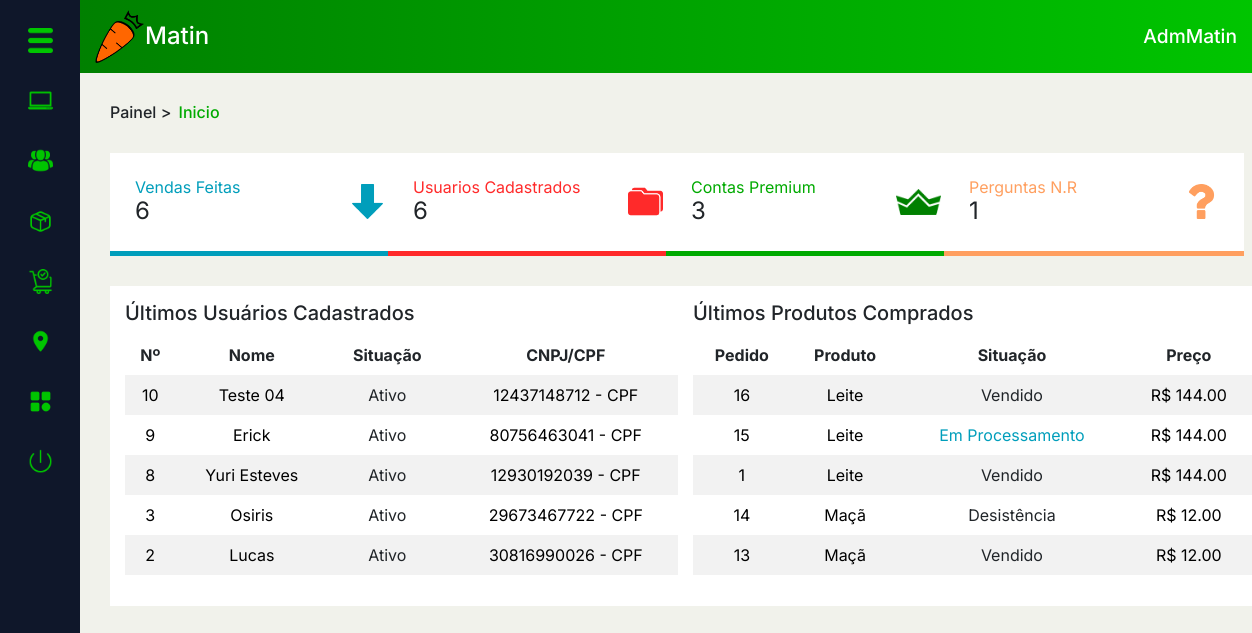
The app's page /PAGES/dashboard.php (signed in) with its own data.
### tables this page shows
CREATE TABLE `usuario` (
  `idUsu` int(11) NOT NULL,
  `nome_usu` varchar(50) NOT NULL,
  `ativo` enum('0','1') NOT NULL DEFAULT '1',
  `data_criacao` date NOT NULL,
  `email_usu` varchar(100) NOT NULL,
  `senha_usu` varchar(45) NOT NULL,
  `tel_usu` varchar(45) NOT NULL,
  `fotos_usu` varchar(45) NOT NULL DEFAULT 'sem_foto.png',
  `premium` enum('0','1') NOT NULL,
  `NR` varchar(45) NOT NULL,
  `comp` varchar(45) NOT NULL,
  `TCIR` enum('CPF','CNPJ') NOT NULL,
  `NRCIR` varchar(45) NOT NULL,
  `nvl_usu` enum('A','F','C') NOT NULL DEFAULT 'C',
  `Local_CEP` int(11) NOT NULL,
  `tipoLocal` enum('casa','trabalho') NOT NULL,
  `infoAddLocal` varchar(100) NOT NULL,
  `qnt_vendas_usuario` int(11) NOT NULL DEFAULT 0,
  `visto_por_ultimo` datetime DEFAULT NULL,
  `usu_online` tinyint(1) DEFAULT 0
);

CREATE TABLE `npedido` (
  `idNPedido` int(11) NOT NULL,
  `situacao` enum('CF','CA','CNR','A') NOT NULL,
  `data_criacao` date NOT NULL,
  `qnt_pedida` int(11) NOT NULL,
  `tipoqnt_ped` enum('kg','unid') NOT NULL,
  `idProduto` int(11) NOT NULL,
  `idUsuComprador` int(11) NOT NULL,
  `idUsuVendedor` int(11) NOT NULL
);

CREATE TABLE `produto` (
  `idProduto` int(11) NOT NULL,
  `nome_prod` varchar(100) NOT NULL,
  `qnt_prod_estoque` int(11) NOT NULL,
  `data_criacao_prod` date NOT NULL,
  `preco_prod` decimal(5,2) NOT NULL,
  `fotos_prod` varchar(100) NOT NULL DEFAULT 'sem_foto.png',
  `qnt_vendas` int(11) NOT NULL,
  `promocao` int(11) DEFAULT NULL,
  `parcela` int(11) DEFAULT NULL,
  `idCategoria` int(11) NOT NULL
);

### MODEL/autenticacao.php (called while the page is built, shortened)
<?php
function pegarIDUsuario(){
    return $_SESSION['idUsu'];
}
?>

### PAGES/DASHBOARD/dash_ini.php (the view, shortened to what this page needs)
<?php
if ($idUsu == '1') {
?>
    <div class="container-main">
        <div class="info-tela">
            <div class="local">
                <h6><a href="../DASHBOARD/adminDash.php">Painel</a> > <mark>Inicio</mark></h6>
            </div>
        </div>
        <div class="card-encl">
            <div class="row">
                <div class="col-md-3">
                    <?php
                    $selectQ = "SELECT * FROM NPedido";
                    $selectP = $cx->prepare($selectQ);
                    $selectP->execute();
                    $RC = $selectP->rowCount();
                    ?>
                    <div class="cardS azul">
                        <div class="card-title">
                            <h6 class="azulT">Vendas Feitas</h6>
                            <h4><?php echo $RC ?></h4>
                        </div>
                        <div class="card-foto">
                            <img src="../IMAGES/down-arrow.png" alt="">
                        </div>
                    </div>
                </div>
                <div class="col-md-3">
                    <div class="cardS vermelho">
                        <?php
                        $selectQ = "SELECT * FROM usuario";
                        $selectP = $cx->prepare($selectQ);
                        $selectP->execute();
                        $total = $selectP->rowCount();
                        ?>
                        <div class="card-title">
                            <h6 class="vermelhoT">Usuarios Cadastrados</h6>
                            <?php echo "<h4>$total</h4>"; ?>
                        </div>
                        <div class="card-foto">
                            <img src="../IMAGES/folder.png" alt="">
                        </div>
                    </div>
                </div>
                <div class="col-md-3">
                    <div class="cardS verde">
                        <?php
                        $selectQ = "SELECT * FROM usuario WHERE premium = '1'";
                        $selectP = $cx->prepare($selectQ);
                        $selectP->execute();
                        $total = $selectP->rowCount();
                        ?>
                        <div class="card-title">
                            <h6 class="verdeT">Contas Premium</h6>
                            <?php echo "<h4>$total</h4>"; ?>
                        </div>
                        <div class="card-foto">
                            <img src="../IMAGES/coroaPremium.png" alt="" id="fotocard">
                        </div>
                    </div>
                </div>
                <div class="col-md-3">
                    <?php
                    $selectQ = "SELECT * FROM usuario_has_pergunta";
                    $selectP = $cx->prepare($selectQ);
                    $selectP->execute();
                    $total = $selectP->rowCount();
                    ?>
                    <div class="cardS laranja">
                        <div class="card-title">
                            <h6 class="laranjaT">Perguntas N.R</h6>
                            <h4><?php echo $total; ?></h4>
                        </div>
                        <div class="card-foto">
                            <img src="../IMAGES/question-sign.png" alt="">
                        </div>
                    </div>
                </div>
            </div>
        </div>
        <div class="listas">
            <div class="row" style="display: flex; justify-content: space-between !important; ">
                <div class="col-md-6">
                    <div class="listUsu">
                        <h5>Últimos Usuários Cadastrados</h5>
                        <table class="table table-striped">
                            <thead>
                                <tr>
                                    <th scope="col">Nº</th>
                                    <th scope="col">Nome</th>
                                    <th scope="col">Situação</th>
                                    <th scope="col">CNPJ/CPF</th>
                                </tr>
                            </thead>
                            <tbody>
                                <?php
                                $selectP = "SELECT * FROM usuario ORDER BY idUsu DESC LIMIT 5";
                                $selectP = $cx->prepare($selectP);
                                $selectP->setFetchMode(PDO::FETCH_ASSOC);
                                $selectP->execute();
                                $total = $selectP->rowCount();
                                if ($total == 0) {
                                    echo "<p class='txtVermelho'>Não há registros no momento...</p>";
                                } else {
                                    while ($dados = $selectP->fetch()) {
                                        echo "<tr>";
                                        echo "<td scope='row'>{$dados['idUsu']}</td>";
                                        echo "<td>{$dados['nome_usu']}</td>";
                                        if ($dados['ativo'] == 1) {
                                            echo "<td class='txtVerde'>Ativo</td>";
                                        } else {
                                            echo "<td class='txtVermelho'>Bloqueado</td>";
                                        }
                                        echo "<td>{$dados['NRCIR']} - {$dados['TCIR']}</td>";
                                        echo "</tr>";
                                    }
                                }
                                ?>
                            </tbody>
                        </table>
                    </div>
                </div>
                <div class="col-md-6">
                    <div class="prodlist">
                        <h5>Últimos Produtos Comprados</h5>
                        <table class="table table-striped">
                            <thead>
                                <tr>
                                    <th scope="col">Pedido</th>
                                    <th scope="col">Produto</th>
                                    <th scope="col">Situação</th>
                                    <th scope="col">Preço</th>
                                </tr>
                            </thead>
                            <tbody>
                                <?php
                                $selectP = "SELECT * from npedido n INNER JOIN produto p ON n.idProduto = p.idProduto ORDER BY n.idProduto DESC LIMIT 5";
                                $selectP = $cx->prepare($selectP);
                                $selectP->setFetchMode(PDO::FETCH_ASSOC);
                                $selectP->execute();
                                $total = $selectP->rowCount();
                                if ($total == 0) {
                                    echo "<p class='txtVermelho'>Não há registros no momento...</p>";
                                } else {
                                    while ($dados = $selectP->fetch()) {
                                        echo "<tr>";
                                        echo "<td scope='row'>{$dados['idNPedido']}</td>";
                                        echo "<td>{$dados['nome_prod']}</td>";
                                        if ($dados['situacao'] == 'CNR') {
                                            echo "<td class='txtVermelho'>Desistência</td>";
                                        } elseif ($dados['situacao'] == 'CF') {
                                            echo "<td class='txtVerde'>Vendido</td>";
                                        } elseif ($dados['situacao'] == 'A') {
                                            echo "<td class='txtAzul'>Em Processamento</td>";
                                        }
                                        echo "<td>R$ {$dados['preco_prod']}</td>";
                                        echo "</tr>";
                                    }
                                }
                                ?>
                            </tbody>
                        </table>
                    </div>
                </div>
            </div>
        </div>
    </div>
<?php } ?>

### PAGES/DASHBOARD/headerDash.php (shortened to what this page needs)
<?php
if (isset($idUsu)) {
    $selectQ = "SELECT * FROM usuario WHERE idUsu = $idUsu";
    $selectP = $cx->prepare($selectQ);
    $selectP->execute();
    $dados = $selectP->fetch(PDO::FETCH_ASSOC);
}
?>
<nav class="d-flex justify-content-between align-items-center header">
    <a href="../index.php">
        <div class="logo">
            <figure>
                <img src="../IMAGES/matin-logo-png.png" alt="Matin">
            </figure>
            <h1>Matin</h1>
        </div>
    </a>
    <div class="usuario">
        <h1><?php echo $dados['nome_usu'] ?></h1>
    </div>
</nav>

### ASSETS/GERAL.css (style rules this page uses)
:root { --preto00: black; --pretoAzulado: #0F172A; --branco00: white; --cinza00: #C1C1C1; --cinza01: #898989; --cinza02: #D9D9D9; --cinza03: #EAEAEA; --cinza04: #ABABAB; --laranja00: #FF6600; --laranja01: #FF9F5F; --laranjaClaro: #FFE0CC; --laranjaPressed: #d66215; --vermelho00: #FF2A2A; --vermelhoAviso: #B00000; --azulClaro: #009EBB; --verde00: #008000; --verde01: #00C500; --verde02: #00AA00; --verdePressed: #035f03; --bege00: #F1F2EB; --bege01: #F5FBEF; --bege02: #E5E0E0; --bege03: #F2EEEB; --fonte01: 'Inter', serif; }

### ASSETS/PAGINAS-CSS/dashboard.css (style rules this page uses)
body { background-color: var(--bege00) !important; }

### PAGES/DASHBOARD/sidebarDash.php (style rules this page uses)
h6, h5 { margin: 0 !important; }
img { width: 25px; }

### PAGES/DASHBOARD/headerDash.php (style rules this page uses)
.header { background: linear-gradient(to right, var(--verde00), var(--verde01)); padding: 10px 15px; width: 100%; }
a { margin: 0; text-decoration: none; }
figure, h1 { margin: 0; }
nav .logo h1 { font-size: 1.5em; color: var(--branco00); }
.usuario, .logo { display: flex; align-items: center; }
nav .usuario h1 { font-size: 1.2em; color: var(--branco00); }
.logo figure img { width: 50px; }

### PAGES/DASHBOARD/dash_ini.php (style rules this page uses)
.container-main { padding: 30px 30px 0 30px !important; }
mark { background-color: transparent !important; color: var(--verde02); }
.card-encl .row .col-md-3 { padding: 0 !important; }
h6 a { color: var(--preto); text-decoration: none; }
.card-encl .row { margin: 0 !important; padding: 0 !important; display: flex; justify-content: space-between !important; align-items: center; }
.card-encl .cardS { display: flex; align-items: center; justify-content: space-between; margin-top: 30px; background-color: var(--branco00); min-width: 300px; padding: 25px; }
.card-encl .azul { border-bottom: 5px solid var(--azulClaro); }
.card-encl .verde { border-bottom: 5px solid var(--verde02); }
.card-encl .vermelho { border-bottom: 5px solid var(--vermelho00); }
.card-encl .laranja { border-bottom: 5px solid var(--laranja01); }
#fotocard { width: 45px; }
.card-encl { display: flex; justify-content: space-evenly; }
.card-encl .cardS .card-title h6 { font-weight: normal; }
.card-encl .cardS .card-title .azulT { color: var(--azulClaro); }
.card-encl .cardS .card-title .verdeT { color: var(--verde02); }
.card-encl .cardS .card-title .vermelhoT { color: var(--vermelho00); }
.card-encl .cardS .card-title .laranjaT { color: var(--laranja01); }
.card-encl .cardS .card-title h4 { font-weight: normal; }
.card-encl .cardS .card-foto img { width: 35px; }
.listas { display: flex; flex-wrap: wrap; align-items: center; justify-content: space-evenly; }
.listUsu, .prodlist { width: 590px !important; margin-top: 30px; padding: 15px; background-color: var(--branco00); width: 45vw; }
table { margin-top: 10px; }
table tr th, table tr td { text-align: center; }
.listUsu table tr th, .prodlist table tr th, .main-cont .table tr th { background-color: var(--cinza5); color: var(--branco); border-left: 3px solid var(--cinza5); border-right: 3px solid var(--cinza5); }
.listUsu table tr, .prodlist table tr, .main-cont .table tr { border-left: 3px solid var(--cinza5); border-right: 3px solid var(--cinza5); }
.listUsu table tr:last-child, .prodlist table tr:last-child, .main-cont .table tr:last-child { border-bottom: 3px solid var(--cinza5); }
tbody, td, tfoot, th, thead, tr { border: none; }
.txtVermelho { color: var(--vermelho) !important; }
.txtVerde { color: var(--verdeescuroTabela3) !important; }
.txtAzul { color: var(--azulClaro) !important; }

### records on screen
usuario: nome_usu "AdmMatin"
usuario: idUsu "10", nome_usu "Teste 04", ativo "Ativo", NRCIR "12437148712", TCIR "CPF"
usuario: idUsu "9", nome_usu "Erick", ativo "Ativo", NRCIR "80756463041", TCIR "CPF"
usuario: idUsu "8", nome_usu "Yuri Esteves", ativo "Ativo", NRCIR "12930192039", TCIR "CPF"
usuario: idUsu "3", nome_usu "Osiris", ativo "Ativo", NRCIR "29673467722", TCIR "CPF"
usuario: idUsu "2", nome_usu "Lucas", ativo "Ativo", NRCIR "30816990026", TCIR "CPF"
npedido: idNPedido "16", idProduto.nome_prod "Leite", situacao "Vendido", idProduto.preco_prod "144.00"
npedido: idNPedido "15", idProduto.nome_prod "Leite", situacao "Em Processamento", idProduto.preco_prod "144.00"
npedido: idNPedido "1", idProduto.nome_prod "Leite", situacao "Vendido", idProduto.preco_prod "144.00"
npedido: idNPedido "14", idProduto.nome_prod "Maçã", situacao "Desistência", idProduto.preco_prod "12.00"
npedido: idNPedido "13", idProduto.nome_prod "Maçã", situacao "Vendido", idProduto.preco_prod "12.00"

### other values on screen
$RC "6"
$total "6"
$total "3"
$total "1"
